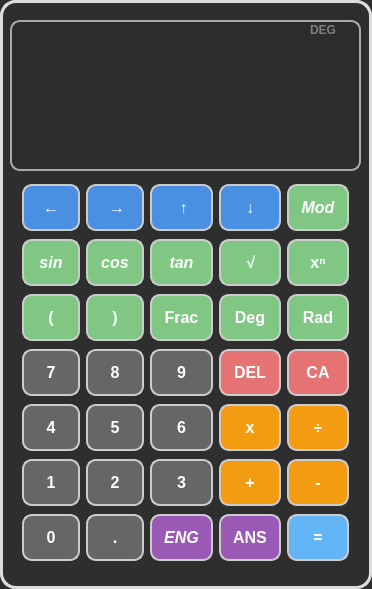
<?xml version="1.0" encoding="UTF-8"?>
<ui version="4.0">
 <class>MainWindow</class>
 <widget class="QMainWindow" name="MainWindow">
  <property name="geometry">
   <rect>
    <x>0</x>
    <y>0</y>
    <width>372</width>
    <height>589</height>
   </rect>
  </property>
  <property name="windowTitle">
   <string>MainWindow</string>
  </property>
  <property name="styleSheet">
   <string notr="true">background-color: #2e2e2e;        /* Dark gray */
border: 3px solid #dcdcdc;        /* Light gray outline */
border-radius: 16px;
</string>
  </property>
  <widget class="QWidget" name="centralwidget">
   <widget class="QLabel" name="lblAngleMode">
    <property name="geometry">
     <rect>
      <x>310</x>
      <y>20</y>
      <width>63</width>
      <height>20</height>
     </rect>
    </property>
    <property name="styleSheet">
     <string notr="true">border: none;
background: transparent;
color: gray;
font-weight: bold;
</string>
    </property>
    <property name="lineWidth">
     <number>0</number>
    </property>
    <property name="text">
     <string>DEG</string>
    </property>
   </widget>
   <widget class="QGroupBox" name="groupBox">
    <property name="geometry">
     <rect>
      <x>10</x>
      <y>170</y>
      <width>351</width>
      <height>411</height>
     </rect>
    </property>
    <property name="styleSheet">
     <string notr="true">QWidget {
    border: none;
    padding: 0px;
    margin: 0px;
    background: transparent;
}

QGroupBox {
    border: none;
    padding: 0px;
    margin: 0px;
    background: transparent;
}

QFrame {
    border: none;
    padding: 0px;
    margin: 0px;
    background: transparent;
}
</string>
    </property>
    <layout class="QGridLayout" name="gridLayout">
     <item row="4" column="3">
      <widget class="QPushButton" name="btnMul">
       <property name="font">
        <font>
         <pointsize>-1</pointsize>
         <bold>true</bold>
        </font>
       </property>
       <property name="styleSheet">
        <string notr="true">QPushButton {
    background-color: #f39c12;
    color: #ffffff;
    font-size: 16px;
    font-weight: bold;
    border: 2px solid #cccccc;
    border-radius: 10px;
    padding: 12px;
}

QPushButton:hover {
    background-color: #505050;
    border-color: #ffffff;
}
</string>
       </property>
       <property name="text">
        <string>x</string>
       </property>
      </widget>
     </item>
     <item row="6" column="1">
      <widget class="QPushButton" name="btnDot">
       <property name="font">
        <font>
         <pointsize>-1</pointsize>
         <bold>true</bold>
        </font>
       </property>
       <property name="styleSheet">
        <string notr="true">QPushButton {
    background-color: #666666;
    color: #ffffff;
    font-size: 16px;
    font-weight: bold;
    border: 2px solid #cccccc;
    border-radius: 10px;
    padding: 12px;
}

QPushButton:hover {
    background-color: #505050;
    border-color: #ffffff;
}
</string>
       </property>
       <property name="text">
        <string>.</string>
       </property>
      </widget>
     </item>
     <item row="6" column="2">
      <widget class="QPushButton" name="btnEng">
       <property name="font">
        <font>
         <pointsize>-1</pointsize>
         <italic>true</italic>
         <bold>true</bold>
        </font>
       </property>
       <property name="styleSheet">
        <string notr="true">QPushButton {
    background-color: #9b59b6;
    color: #ffffff;
    font-size: 16px;
    font-weight: bold;
    border: 2px solid #cccccc;
    border-radius: 10px;
    padding: 12px;
}

QPushButton:hover {
    background-color: #505050;
    border-color: #ffffff;
}
</string>
       </property>
       <property name="text">
        <string>ENG</string>
       </property>
      </widget>
     </item>
     <item row="2" column="3">
      <widget class="QPushButton" name="btnDeg">
       <property name="styleSheet">
        <string notr="true">QPushButton {
    background-color: #81c784;
    color: #ffffff;
    font-size: 16px;
    font-weight: bold;
    border: 2px solid #cccccc;
    border-radius: 10px;
    padding: 12px;
}

QPushButton:hover {
    background-color: #505050;
    border-color: #ffffff;
}
</string>
       </property>
       <property name="text">
        <string>Deg</string>
       </property>
      </widget>
     </item>
     <item row="2" column="0">
      <widget class="QPushButton" name="btnOpen">
       <property name="styleSheet">
        <string notr="true">QPushButton {
    background-color: #81c784;
    color: #ffffff;
    font-size: 16px;
    font-weight: bold;
    border: 2px solid #cccccc;
    border-radius: 10px;
    padding: 12px;
}

QPushButton:hover {
    background-color: #505050;
    border-color: #ffffff;
}
</string>
       </property>
       <property name="text">
        <string>(</string>
       </property>
      </widget>
     </item>
     <item row="4" column="0">
      <widget class="QPushButton" name="btn4">
       <property name="font">
        <font>
         <pointsize>-1</pointsize>
         <bold>true</bold>
        </font>
       </property>
       <property name="styleSheet">
        <string notr="true">QPushButton {
    background-color: #666666;
    color: #ffffff;
    font-size: 16px;
    font-weight: bold;
    border: 2px solid #cccccc;
    border-radius: 10px;
    padding: 12px;
}

QPushButton:hover {
    background-color: #505050;
    border-color: #ffffff;
}
</string>
       </property>
       <property name="text">
        <string>4</string>
       </property>
      </widget>
     </item>
     <item row="2" column="2">
      <widget class="QPushButton" name="btnFrac">
       <property name="styleSheet">
        <string notr="true">QPushButton {
    background-color: #81c784;
    color: #ffffff;
    font-size: 16px;
    font-weight: bold;
    border: 2px solid #cccccc;
    border-radius: 10px;
    padding: 12px;
}

QPushButton:hover {
    background-color: #505050;
    border-color: #ffffff;
}
</string>
       </property>
       <property name="text">
        <string>Frac</string>
       </property>
      </widget>
     </item>
     <item row="0" column="2">
      <widget class="QPushButton" name="btnUp">
       <property name="font">
        <font>
         <pointsize>-1</pointsize>
         <italic>true</italic>
         <bold>true</bold>
        </font>
       </property>
       <property name="mouseTracking">
        <bool>true</bool>
       </property>
       <property name="styleSheet">
        <string notr="true">QPushButton {
    background-color: #4A90E2;
    color: #ffffff;
    font-size: 16px;
    font-weight: bold;
    border: 2px solid #cccccc;
    border-radius: 10px;
    padding: 12px;
}

QPushButton:hover {
    background-color: #505050;
    border-color: #ffffff;
}
</string>
       </property>
       <property name="text">
        <string>	↑</string>
       </property>
      </widget>
     </item>
     <item row="4" column="1">
      <widget class="QPushButton" name="btn5">
       <property name="font">
        <font>
         <pointsize>-1</pointsize>
         <bold>true</bold>
        </font>
       </property>
       <property name="styleSheet">
        <string notr="true">QPushButton {
    background-color: #666666;
    color: #ffffff;
    font-size: 16px;
    font-weight: bold;
    border: 2px solid #cccccc;
    border-radius: 10px;
    padding: 12px;
}

QPushButton:hover {
    background-color: #505050;
    border-color: #ffffff;
}
</string>
       </property>
       <property name="text">
        <string>5</string>
       </property>
      </widget>
     </item>
     <item row="1" column="0">
      <widget class="QPushButton" name="btnSin">
       <property name="font">
        <font>
         <pointsize>-1</pointsize>
         <italic>true</italic>
         <bold>true</bold>
        </font>
       </property>
       <property name="styleSheet">
        <string notr="true">QPushButton {
    background-color: #81c784;
    color: #ffffff;
    font-size: 16px;
    font-weight: bold;
    border: 2px solid #cccccc;
    border-radius: 10px;
    padding: 12px;
}

QPushButton:hover {
    background-color: #505050;
    border-color: #ffffff;
}
</string>
       </property>
       <property name="text">
        <string>sin</string>
       </property>
      </widget>
     </item>
     <item row="3" column="4">
      <widget class="QPushButton" name="btnAC">
       <property name="font">
        <font>
         <pointsize>-1</pointsize>
         <bold>true</bold>
        </font>
       </property>
       <property name="styleSheet">
        <string notr="true">QPushButton {
    background-color: #e57373;
    color: #ffffff;
    font-size: 16px;
    font-weight: bold;
    border: 2px solid #cccccc;
    border-radius: 10px;
    padding: 12px;
}

QPushButton:hover {
    background-color: #505050;
    border-color: #ffffff;
}
</string>
       </property>
       <property name="text">
        <string>CA</string>
       </property>
      </widget>
     </item>
     <item row="3" column="3">
      <widget class="QPushButton" name="btnDel">
       <property name="font">
        <font>
         <pointsize>-1</pointsize>
         <bold>true</bold>
        </font>
       </property>
       <property name="styleSheet">
        <string notr="true">QPushButton {
    background-color: #e57373;
    color: #ffffff;
    font-size: 16px;
    font-weight: bold;
    border: 2px solid #cccccc;
    border-radius: 10px;
    padding: 12px;
}

QPushButton:hover {
    background-color: #505050;
    border-color: #ffffff;
}
</string>
       </property>
       <property name="text">
        <string>DEL</string>
       </property>
      </widget>
     </item>
     <item row="3" column="2">
      <widget class="QPushButton" name="btn9">
       <property name="font">
        <font>
         <pointsize>-1</pointsize>
         <bold>true</bold>
        </font>
       </property>
       <property name="styleSheet">
        <string notr="true">QPushButton {
    background-color: #666666;
    color: #ffffff;
    font-size: 16px;
    font-weight: bold;
    border: 2px solid #cccccc;
    border-radius: 10px;
    padding: 12px;
}

QPushButton:hover {
    background-color: #505050;
    border-color: #ffffff;
}
</string>
       </property>
       <property name="text">
        <string>9</string>
       </property>
      </widget>
     </item>
     <item row="3" column="1">
      <widget class="QPushButton" name="btn8">
       <property name="font">
        <font>
         <pointsize>-1</pointsize>
         <bold>true</bold>
        </font>
       </property>
       <property name="styleSheet">
        <string notr="true">QPushButton {
    background-color: #666666;
    color: #ffffff;
    font-size: 16px;
    font-weight: bold;
    border: 2px solid #cccccc;
    border-radius: 10px;
    padding: 12px;
}

QPushButton:hover {
    background-color: #505050;
    border-color: #ffffff;
}
</string>
       </property>
       <property name="text">
        <string>8</string>
       </property>
      </widget>
     </item>
     <item row="6" column="3">
      <widget class="QPushButton" name="btnAns">
       <property name="font">
        <font>
         <pointsize>-1</pointsize>
         <bold>true</bold>
        </font>
       </property>
       <property name="styleSheet">
        <string notr="true">QPushButton {
    background-color: #9b59b6;
    color: #ffffff;
    font-size: 16px;
    font-weight: bold;
    border: 2px solid #cccccc;
    border-radius: 10px;
    padding: 12px;
}

QPushButton:hover {
    background-color: #505050;
    border-color: #ffffff;
}
</string>
       </property>
       <property name="text">
        <string>ANS</string>
       </property>
      </widget>
     </item>
     <item row="1" column="2">
      <widget class="QPushButton" name="btnTan">
       <property name="font">
        <font>
         <pointsize>-1</pointsize>
         <italic>true</italic>
         <bold>true</bold>
        </font>
       </property>
       <property name="styleSheet">
        <string notr="true">QPushButton {
    background-color: #81c784;
    color: #ffffff;
    font-size: 16px;
    font-weight: bold;
    border: 2px solid #cccccc;
    border-radius: 10px;
    padding: 12px;
}

QPushButton:hover {
    background-color: #505050;
    border-color: #ffffff;
}
</string>
       </property>
       <property name="text">
        <string>tan</string>
       </property>
      </widget>
     </item>
     <item row="0" column="4">
      <widget class="QPushButton" name="btnMod">
       <property name="font">
        <font>
         <pointsize>-1</pointsize>
         <italic>true</italic>
         <bold>true</bold>
        </font>
       </property>
       <property name="mouseTracking">
        <bool>true</bool>
       </property>
       <property name="styleSheet">
        <string notr="true">QPushButton {
    background-color: #81c784;
    color: #ffffff;
    font-size: 16px;
    font-weight: bold;
    border: 2px solid #cccccc;
    border-radius: 10px;
    padding: 12px;
}

QPushButton:hover {
    background-color: #505050;
    border-color: #ffffff;
}
</string>
       </property>
       <property name="text">
        <string>Mod</string>
       </property>
      </widget>
     </item>
     <item row="6" column="0">
      <widget class="QPushButton" name="btn0">
       <property name="font">
        <font>
         <pointsize>-1</pointsize>
         <bold>true</bold>
        </font>
       </property>
       <property name="styleSheet">
        <string notr="true">QPushButton {
    background-color: #666666;
    color: #ffffff;
    font-size: 16px;
    font-weight: bold;
    border: 2px solid #cccccc;
    border-radius: 10px;
    padding: 12px;
}

QPushButton:hover {
    background-color: #505050;
    border-color: #ffffff;
}
</string>
       </property>
       <property name="text">
        <string>0</string>
       </property>
      </widget>
     </item>
     <item row="4" column="4">
      <widget class="QPushButton" name="btnDiv">
       <property name="font">
        <font>
         <pointsize>-1</pointsize>
         <bold>true</bold>
        </font>
       </property>
       <property name="styleSheet">
        <string notr="true">QPushButton {
    background-color: #f39c12;
    color: #ffffff;
    font-size: 16px;
    font-weight: bold;
    border: 2px solid #cccccc;
    border-radius: 10px;
    padding: 12px;
}

QPushButton:hover {
    background-color: #505050;
    border-color: #ffffff;
}
</string>
       </property>
       <property name="text">
        <string>÷</string>
       </property>
      </widget>
     </item>
     <item row="0" column="0">
      <widget class="QPushButton" name="btnLeft">
       <property name="font">
        <font>
         <pointsize>-1</pointsize>
         <italic>true</italic>
         <bold>true</bold>
        </font>
       </property>
       <property name="styleSheet">
        <string notr="true">QPushButton {
    background-color: #4A90E2;
    color: #ffffff;
    font-size: 16px;
    font-weight: bold;
    border: 2px solid #cccccc;
    border-radius: 10px;
    padding: 12px;
}

QPushButton:hover {
    background-color: #505050;
    border-color: #ffffff;
}
</string>
       </property>
       <property name="text">
        <string>←</string>
       </property>
      </widget>
     </item>
     <item row="5" column="0">
      <widget class="QPushButton" name="btn1">
       <property name="font">
        <font>
         <pointsize>-1</pointsize>
         <bold>true</bold>
        </font>
       </property>
       <property name="styleSheet">
        <string notr="true">QPushButton {
    background-color: #666666;
    color: #ffffff;
    font-size: 16px;
    font-weight: bold;
    border: 2px solid #cccccc;
    border-radius: 10px;
    padding: 12px;
}

QPushButton:hover {
    background-color: #505050;
    border-color: #ffffff;
}
</string>
       </property>
       <property name="text">
        <string>1</string>
       </property>
      </widget>
     </item>
     <item row="3" column="0">
      <widget class="QPushButton" name="btn7">
       <property name="font">
        <font>
         <pointsize>-1</pointsize>
         <bold>true</bold>
        </font>
       </property>
       <property name="styleSheet">
        <string notr="true">QPushButton {
    background-color: #666666;
    color: #ffffff;
    font-size: 16px;
    font-weight: bold;
    border: 2px solid #cccccc;
    border-radius: 10px;
    padding: 12px;
}

QPushButton:hover {
    background-color: #505050;
    border-color: #ffffff;
}
</string>
       </property>
       <property name="text">
        <string>7</string>
       </property>
      </widget>
     </item>
     <item row="0" column="3">
      <widget class="QPushButton" name="btnDown">
       <property name="font">
        <font>
         <pointsize>-1</pointsize>
         <italic>true</italic>
         <bold>true</bold>
        </font>
       </property>
       <property name="mouseTracking">
        <bool>true</bool>
       </property>
       <property name="styleSheet">
        <string notr="true">QPushButton {
    background-color: #4A90E2;
    color: #ffffff;
    font-size: 16px;
    font-weight: bold;
    border: 2px solid #cccccc;
    border-radius: 10px;
    padding: 12px;
}

QPushButton:hover {
    background-color: #505050;
    border-color: #ffffff;
}
</string>
       </property>
       <property name="text">
        <string>↓</string>
       </property>
      </widget>
     </item>
     <item row="5" column="3">
      <widget class="QPushButton" name="btnAdd">
       <property name="font">
        <font>
         <pointsize>-1</pointsize>
         <bold>true</bold>
        </font>
       </property>
       <property name="styleSheet">
        <string notr="true">QPushButton {
    background-color: #f39c12;
    color: #ffffff;
    font-size: 16px;
    font-weight: bold;
    border: 2px solid #cccccc;
    border-radius: 10px;
    padding: 12px;
}

QPushButton:hover {
    background-color: #505050;
    border-color: #ffffff;
}
</string>
       </property>
       <property name="text">
        <string>+</string>
       </property>
      </widget>
     </item>
     <item row="0" column="1">
      <widget class="QPushButton" name="btnRight">
       <property name="font">
        <font>
         <pointsize>-1</pointsize>
         <italic>true</italic>
         <bold>true</bold>
        </font>
       </property>
       <property name="mouseTracking">
        <bool>true</bool>
       </property>
       <property name="styleSheet">
        <string notr="true">QPushButton {
    background-color: #4A90E2;
    color: #ffffff;
    font-size: 16px;
    font-weight: bold;
    border: 2px solid #cccccc;
    border-radius: 10px;
    padding: 12px;
}

QPushButton:hover {
    background-color: #505050;
    border-color: #ffffff;
}
</string>
       </property>
       <property name="text">
        <string>	→</string>
       </property>
      </widget>
     </item>
     <item row="1" column="4">
      <widget class="QPushButton" name="btnPow">
       <property name="font">
        <font>
         <pointsize>-1</pointsize>
         <bold>true</bold>
        </font>
       </property>
       <property name="styleSheet">
        <string notr="true">QPushButton {
    background-color: #81c784;
    color: #ffffff;
    font-size: 16px;
    font-weight: bold;
    border: 2px solid #cccccc;
    border-radius: 10px;
    padding: 12px;
}

QPushButton:hover {
    background-color: #505050;
    border-color: #ffffff;
}
</string>
       </property>
       <property name="text">
        <string>xⁿ</string>
       </property>
      </widget>
     </item>
     <item row="2" column="1">
      <widget class="QPushButton" name="btnClose">
       <property name="styleSheet">
        <string notr="true">QPushButton {
    background-color: #81c784;
    color: #ffffff;
    font-size: 16px;
    font-weight: bold;
    border: 2px solid #cccccc;
    border-radius: 10px;
    padding: 12px;
}

QPushButton:hover {
    background-color: #505050;
    border-color: #ffffff;
}
</string>
       </property>
       <property name="text">
        <string>)</string>
       </property>
      </widget>
     </item>
     <item row="1" column="1">
      <widget class="QPushButton" name="btnCos">
       <property name="font">
        <font>
         <pointsize>-1</pointsize>
         <italic>true</italic>
         <bold>true</bold>
        </font>
       </property>
       <property name="styleSheet">
        <string notr="true">QPushButton {
    background-color: #81c784;
    color: #ffffff;
    font-size: 16px;
    font-weight: bold;
    border: 2px solid #cccccc;
    border-radius: 10px;
    padding: 12px;
}

QPushButton:hover {
    background-color: #505050;
    border-color: #ffffff;
}
</string>
       </property>
       <property name="text">
        <string>cos</string>
       </property>
      </widget>
     </item>
     <item row="5" column="1">
      <widget class="QPushButton" name="btn2">
       <property name="font">
        <font>
         <pointsize>-1</pointsize>
         <bold>true</bold>
        </font>
       </property>
       <property name="styleSheet">
        <string notr="true">QPushButton {
    background-color: #666666;
    color: #ffffff;
    font-size: 16px;
    font-weight: bold;
    border: 2px solid #cccccc;
    border-radius: 10px;
    padding: 12px;
}

QPushButton:hover {
    background-color: #505050;
    border-color: #ffffff;
}
</string>
       </property>
       <property name="text">
        <string>2</string>
       </property>
      </widget>
     </item>
     <item row="4" column="2">
      <widget class="QPushButton" name="btn6">
       <property name="font">
        <font>
         <pointsize>-1</pointsize>
         <bold>true</bold>
        </font>
       </property>
       <property name="styleSheet">
        <string notr="true">QPushButton {
    background-color: #666666;
    color: #ffffff;
    font-size: 16px;
    font-weight: bold;
    border: 2px solid #cccccc;
    border-radius: 10px;
    padding: 12px;
}

QPushButton:hover {
    background-color: #505050;
    border-color: #ffffff;
}
</string>
       </property>
       <property name="text">
        <string>6</string>
       </property>
      </widget>
     </item>
     <item row="5" column="2">
      <widget class="QPushButton" name="btn3">
       <property name="font">
        <font>
         <pointsize>-1</pointsize>
         <bold>true</bold>
        </font>
       </property>
       <property name="styleSheet">
        <string notr="true">QPushButton {
    background-color: #666666;
    color: #ffffff;
    font-size: 16px;
    font-weight: bold;
    border: 2px solid #cccccc;
    border-radius: 10px;
    padding: 12px;
}

QPushButton:hover {
    background-color: #505050;
    border-color: #ffffff;
}
</string>
       </property>
       <property name="text">
        <string>3</string>
       </property>
      </widget>
     </item>
     <item row="2" column="4">
      <widget class="QPushButton" name="btnRad">
       <property name="styleSheet">
        <string notr="true">QPushButton {
    background-color: #81c784;
    color: #ffffff;
    font-size: 16px;
    font-weight: bold;
    border: 2px solid #cccccc;
    border-radius: 10px;
    padding: 12px;
}

QPushButton:hover {
    background-color: #505050;
    border-color: #ffffff;
}
</string>
       </property>
       <property name="text">
        <string>Rad</string>
       </property>
      </widget>
     </item>
     <item row="5" column="4">
      <widget class="QPushButton" name="btnSub">
       <property name="font">
        <font>
         <pointsize>-1</pointsize>
         <bold>true</bold>
        </font>
       </property>
       <property name="styleSheet">
        <string notr="true">QPushButton {
    background-color: #f39c12;
    color: #ffffff;
    font-size: 16px;
    font-weight: bold;
    border: 2px solid #cccccc;
    border-radius: 10px;
    padding: 12px;
}

QPushButton:hover {
    background-color: #505050;
    border-color: #ffffff;
}
</string>
       </property>
       <property name="text">
        <string>-</string>
       </property>
      </widget>
     </item>
     <item row="1" column="3">
      <widget class="QPushButton" name="btnSqrt">
       <property name="font">
        <font>
         <pointsize>-1</pointsize>
         <italic>true</italic>
         <bold>true</bold>
        </font>
       </property>
       <property name="styleSheet">
        <string notr="true">QPushButton {
    background-color: #81c784;
    color: #ffffff;
    font-size: 16px;
    font-weight: bold;
    border: 2px solid #cccccc;
    border-radius: 10px;
    padding: 12px;
}

QPushButton:hover {
    background-color: #505050;
    border-color: #ffffff;
}
</string>
       </property>
       <property name="text">
        <string>√</string>
       </property>
      </widget>
     </item>
     <item row="6" column="4">
      <widget class="QPushButton" name="btnEqual">
       <property name="font">
        <font>
         <pointsize>-1</pointsize>
         <bold>true</bold>
        </font>
       </property>
       <property name="styleSheet">
        <string notr="true">QPushButton {
    background-color: #64b5f6;
    color: #ffffff;
    font-size: 16px;
    font-weight: bold;
    border: 2px solid #cccccc;
    border-radius: 10px;
    padding: 12px;
}

QPushButton:hover {
    background-color: #505050;
    border-color: #ffffff;
}
</string>
       </property>
       <property name="text">
        <string>=</string>
       </property>
      </widget>
     </item>
    </layout>
   </widget>
   <widget class="QLabel" name="display">
    <property name="geometry">
     <rect>
      <x>10</x>
      <y>20</y>
      <width>351</width>
      <height>151</height>
     </rect>
    </property>
    <property name="styleSheet">
     <string notr="true">background-color: #2c2c2c;
color: #ffffff;
font-size: 24px;
font-weight: bold;
font-family: 'Courier New', monospace;
border: 2px solid #aaaaaa;
border-radius: 10px;
padding: 8px;
</string>
    </property>
    <property name="text">
     <string/>
    </property>
   </widget>
   <zorder>groupBox</zorder>
   <zorder>display</zorder>
   <zorder>lblAngleMode</zorder>
  </widget>
 </widget>
 <resources/>
 <connections/>
</ui>
